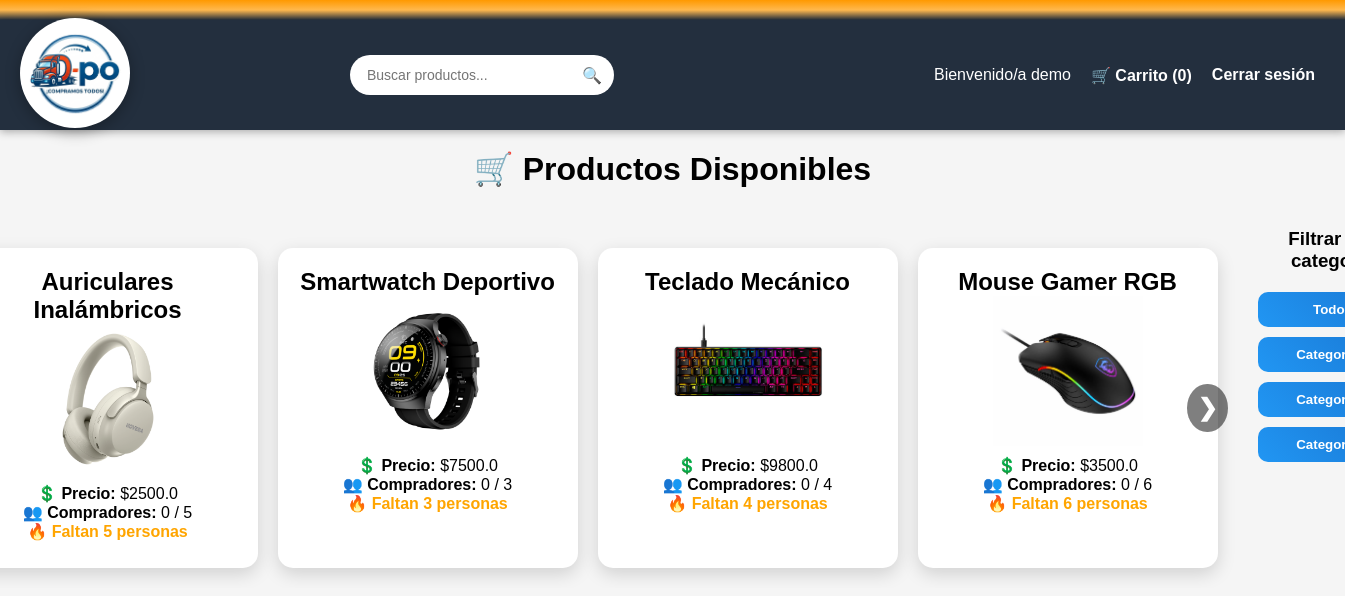
/ (signed in), run on the app's committed database.
### tables this page shows
CREATE TABLE productos (
    id INTEGER PRIMARY KEY AUTOINCREMENT,
    nombre TEXT NOT NULL,
    precio REAL NOT NULL,
    stock INTEGER NOT NULL,
    min_compradores INTEGER NOT NULL,
    compradores_actual INTEGER DEFAULT 0,
    descripcion TEXT,
    imagen TEXT
);

### app.py (the view)
@app.route('/')
def home():
    busqueda = request.args.get('q')  # 👈 AGREGAR ESTO
    conn = get_db_connection()
    cursor = conn.cursor()
    if busqueda:
        cursor.execute(
            "SELECT * FROM productos WHERE nombre LIKE ?",
            ('%' + busqueda + '%',)
        )
    else:
        cursor.execute('SELECT * FROM productos')
    productos = cursor.fetchall()
    conn.close()
    productos_final = []
    for p in productos:
        progreso, color = calcular_progreso(p)
        productos_final.append(p + (progreso, color))
    return render_template('index.html', productos=productos_final)

### app.py (called while the page is built)
def get_db_connection():
    conn = sqlite3.connect(db_path)
    return conn

def calcular_progreso(producto):
    min_compradores = producto[4] if producto[4] else 1
    compradores_actual = producto[5] if producto[5] else 0
    progreso = min(100, int((compradores_actual / min_compradores) * 100))
    if progreso < 50:
        color = '#f44336'
    elif progreso < 100:
        color = '#ffeb3b'
    else:
        color = '#4caf50'
    return progreso, color

@app.context_processor
def inject_carrito_count():
    if 'usuario_nombre' in session:
        conn = get_db_connection()
        cursor = conn.cursor()
        cursor.execute(
            "SELECT COUNT(*) FROM carrito WHERE usuario = ?",
            (session['usuario_nombre'],)
        )
        count = cursor.fetchone()[0]
        conn.close()
    else:
        count = 0
    return dict(carrito_count=count)

### templates/index.html (shortened to what this page needs)
<!DOCTYPE html>
<html lang="es">
<head>
    <link rel="stylesheet" href="{{ url_for('static', filename='css/style.css') }}">
</head>
<body class="index-page">
    <div class="top-bar"></div>
    {% include 'navbar.html' %}
    <h1>🛒 Productos Disponibles</h1>
    <div class="productos-filtros-container">
        <div class="carrusel-container">
            <div class="productos-scroll" id="scrollProductos">
                {% for producto in productos %}
                <a href="{{ url_for('detalle_producto', producto_id=producto[0]) }}"
                   class="producto-link" data-categoria="{{ producto[8] }}">
                    <div class="producto">
                        <h2>{{ producto[1] }}</h2>
                        <img src="{{ url_for('static', filename='img/' ~ producto[7]) }}" alt="{{ producto[1] }}">
                        <p><strong>💲 Precio:</strong> ${{ producto[2] }}</p>
                        <p><strong>👥 Compradores:</strong> {{ producto[5] }} / {{ producto[4] }}</p>
                        {% if producto[5] >= producto[4] %}
                            <p class="mensaje-exito">🎉 ¡Compra grupal ACTIVADA!</p>
                        {% else %}
                            <p class="mensaje-alerta">🔥 Faltan {{ producto[4] - producto[5] }} personas</p>
                        {% endif %}
                    </div>
                </a>
                {% endfor %}
            </div>
            <button class="flecha derecha" onclick="scrollProductos(1)">❯</button>
        </div>
        <aside class="filtros-sidebar">
            <h3>Filtrar por categoría</h3>
            <button class="btn btn-volver" onclick="filtrarCategoria('')">Todos</button>
            <button class="btn btn-volver" onclick="filtrarCategoria('Categoría 1')">Categoría 1</button>
            <button class="btn btn-volver" onclick="filtrarCategoria('Categoría 2')">Categoría 2</button>
            <button class="btn btn-volver" onclick="filtrarCategoria('Categoría 3')">Categoría 3</button>
        </aside>
    </div>
</body>
</html>

### static/css/style.css (style rules this page uses)
* { margin: 0; padding: 0; box-sizing: border-box; }
body { font-family: Arial, sans-serif; background-color: #f5f5f5; text-align: center; margin: 0; padding: 0; }
h1 { margin: 20px 0; }
.top-bar { height: 20px; background: linear-gradient(to bottom, #ff9900, #ffb84d, #232f3e); }
.producto { background: white; min-width: 300px; flex: 0 0 auto; padding: 20px; border-radius: 15px; box-shadow: 0 6px 18px rgba(0,0,0,0.15); transition: transform 0.3s, box-shadow 0.3s; min-height: 270px; display: flex; flex-direction: column; align-items: center; }
.producto img { width: 100%; height: auto; object-fit: contain; max-height: 150px; border-radius: 10px; margin-bottom: 10px; }
.producto-link { text-decoration: none; color: inherit; }
button { padding: 10px 15px; border: none; border-radius: 10px; cursor: pointer; font-weight: bold; transition: 0.3s; }
.btn { background: linear-gradient(45deg, #2196f3, #1976d2); color: white; }
.btn-volver { background-color: #555; color: white; }
.mensaje-alerta { color: orange; font-weight: bold; }
.carrusel-container { position: relative; display: flex; align-items: center; }
.productos-scroll { display: flex; overflow-x: auto; gap: 20px; padding: 20px; scroll-behavior: smooth; flex-wrap: nowrap; align-items: flex-start; -webkit-overflow-scrolling: touch; }
.flecha { position: absolute; top: 50%; transform: translateY(-50%); background: rgba(0,0,0,0.5); color: white; border: none; font-size: 24px; padding: 10px; cursor: pointer; border-radius: 50%; z-index: 10; }
.derecha { right: 10px; }
.productos-filtros-container { display: flex; justify-content: center; align-items: flex-start; gap: 20px; padding: 20px; }
.filtros-sidebar { display: flex; flex-direction: column; gap: 10px; min-width: 150px; }
.filtros-sidebar h3 { margin-bottom: 10px; }
.index-page .producto { min-height: 320px; }

### data on the page
productos: nombre "Auriculares Inalámbricos", imagen (picture), precio "2500.0", compradores_actual "0", min_compradores "5", producto[4]-producto[5] "5"
productos: nombre "Smartwatch Deportivo", imagen (picture), precio "7500.0", compradores_actual "0", min_compradores "3", producto[4]-producto[5] "3"
productos: nombre "Teclado Mecánico", imagen (picture), precio "9800.0", compradores_actual "0", min_compradores "4", producto[4]-producto[5] "4"
productos: nombre "Mouse Gamer RGB", imagen (picture), precio "3500.0", compradores_actual "0", min_compradores "6", producto[4]-producto[5] "6"

### other printed values
{{ session['usuario_nombre'] }} "demo"
{{ carrito_count }} "0"
